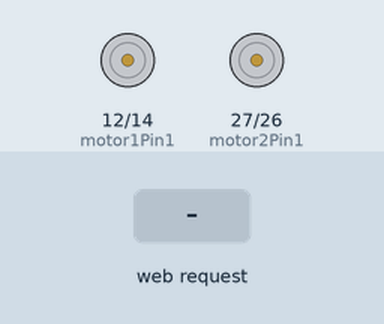
Recording of a sketch running on a simulated ESP32. Shown: motor-driver pin pairs drawn as motors (green arrow = first pin HIGH = forward, orange = second pin HIGH = backward, longer = more drive). The test bench sets the inputs (shaded band). WiFi joins after 1.5 s; servers stay silent unless stated; what the sketch prints to the serial monitor is not drawn.

Above: at 3.2 s.
3.3 s: HTTP request GET /forward received
At 4.4 s:
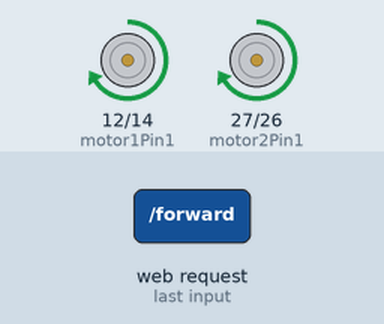
4.8 s: HTTP request GET /backward received
At 5.6 s:
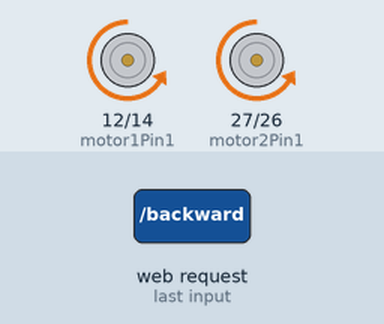
6.3 s: HTTP request GET /left received
At 6.8 s:
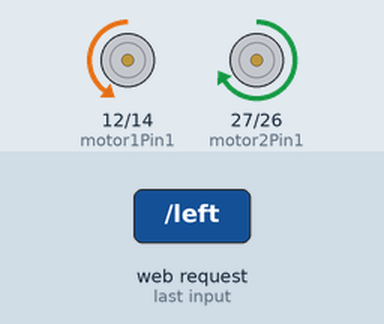
7.8 s: HTTP request GET /right received
At 9.0 s:
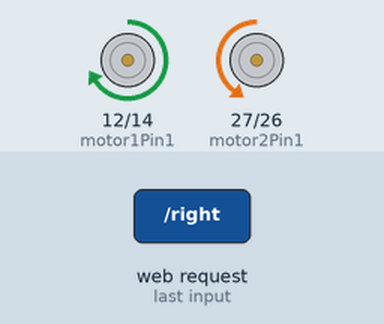
9.3 s: HTTP request GET /backward?value=forward received
At 10.2 s:
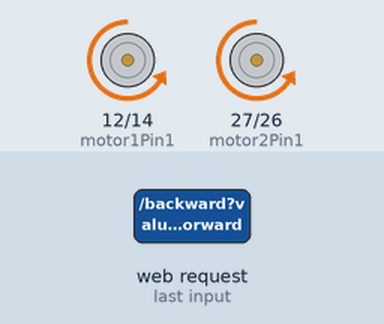
10.8 s: HTTP request GET /left?value=1&action=1&speed=1 received
At 11.3 s:
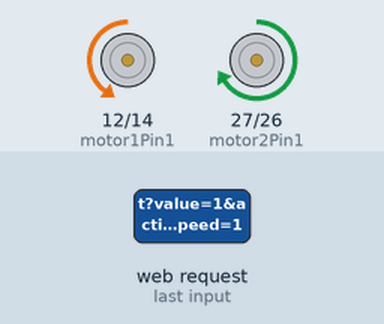
Timing chart, 0 to 13.3 s (numbered marks = the images above; inputs shaded):
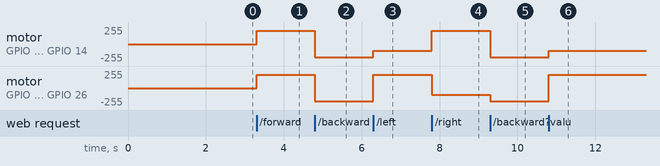

Measured:
- after the input at 3.3 s, motor on GPIO 12 (motor1Pin1) / GPIO 14 (motor1Pin2), motor on GPIO 27 (motor2Pin1) / GPIO 26 (motor2Pin2): stopped → forward 199/255 at once
- after the input at 4.8 s, motor on GPIO 12 (motor1Pin1) / GPIO 14 (motor1Pin2), motor on GPIO 27 (motor2Pin1) / GPIO 26 (motor2Pin2): forward 199/255 → backward 199/255 at once
- after the input at 6.3 s, motor on GPIO 12 (motor1Pin1) / GPIO 14 (motor1Pin2): backward 199/255 → backward 100/255 at once; motor on GPIO 27 (motor2Pin1) / GPIO 26 (motor2Pin2): backward 199/255 → forward 199/255 at once
- after the input at 7.8 s, motor on GPIO 12 (motor1Pin1) / GPIO 14 (motor1Pin2): backward 100/255 → forward 199/255 at once; motor on GPIO 27 (motor2Pin1) / GPIO 26 (motor2Pin2): forward 199/255 → backward 100/255 at once
- after the input at 9.3 s, motor on GPIO 12 (motor1Pin1) / GPIO 14 (motor1Pin2): forward 199/255 → backward 199/255 at once; motor on GPIO 27 (motor2Pin1) / GPIO 26 (motor2Pin2): backward 100/255 → backward 199/255 at once
- after the input at 10.8 s, motor on GPIO 12 (motor1Pin1) / GPIO 14 (motor1Pin2): backward 199/255 → backward 100/255 at once; motor on GPIO 27 (motor2Pin1) / GPIO 26 (motor2Pin2): backward 199/255 → forward 199/255 at once

The sketch:

esp32_cat_follower.ino
```cpp
#include <WiFi.h>
#include <WebServer.h>

// WiFi настройки
const char* ssid = "YOUR_WIFI_SSID";
const char* password = "YOUR_WIFI_PASSWORD";

// Пины для моторов
const int motor1Pin1 = 12; // IN1
const int motor1Pin2 = 14; // IN2
const int motor2Pin1 = 27; // IN3
const int motor2Pin2 = 26; // IN4

// PWM настройки
const int freq = 30000;
const int pwmChannel1 = 0;
const int pwmChannel2 = 1;
const int pwmChannel3 = 2;
const int pwmChannel4 = 3;
const int resolution = 8;

// Веб сервер на порту 80
WebServer server(80);

// Скорость моторов (0-255)
int motorSpeed = 200;

void setup() {
  Serial.begin(115200);

  // Настройка пинов моторов
  pinMode(motor1Pin1, OUTPUT);
  pinMode(motor1Pin2, OUTPUT);
  pinMode(motor2Pin1, OUTPUT);
  pinMode(motor2Pin2, OUTPUT);

  // Настройка PWM
  ledcSetup(pwmChannel1, freq, resolution);
  ledcSetup(pwmChannel2, freq, resolution);
  ledcSetup(pwmChannel3, freq, resolution);
  ledcSetup(pwmChannel4, freq, resolution);

  ledcAttachPin(motor1Pin1, pwmChannel1);
  ledcAttachPin(motor1Pin2, pwmChannel2);
  ledcAttachPin(motor2Pin1, pwmChannel3);
  ledcAttachPin(motor2Pin2, pwmChannel4);

  // Подключение к WiFi
  WiFi.begin(ssid, password);
  Serial.println("Connecting to WiFi...");

  while (WiFi.status() != WL_CONNECTED) {
    delay(1000);
    Serial.print(".");
  }

  Serial.println("\nConnected to WiFi");
  Serial.print("IP Address: ");
  Serial.println(WiFi.localIP());

  // Настройка маршрутов веб-сервера
  server.on("/", handleRoot);
  server.on("/forward", handleForward);
  server.on("/backward", handleBackward);
  server.on("/left", handleLeft);
  server.on("/right", handleRight);
  server.on("/stop", handleStop);
  server.on("/speed", handleSpeed);
  server.on("/command", handleCommand);

  server.begin();
  Serial.println("HTTP server started");

  // Стоп моторов при старте
  stopMotors();
}

void loop() {
  server.handleClient();
}

// Функции управления моторами
void forward() {
  ledcWrite(pwmChannel1, motorSpeed);
  ledcWrite(pwmChannel2, 0);
  ledcWrite(pwmChannel3, motorSpeed);
  ledcWrite(pwmChannel4, 0);
}

void backward() {
  ledcWrite(pwmChannel1, 0);
  ledcWrite(pwmChannel2, motorSpeed);
  ledcWrite(pwmChannel3, 0);
  ledcWrite(pwmChannel4, motorSpeed);
}

void turnLeft() {
  ledcWrite(pwmChannel1, 0);
  ledcWrite(pwmChannel2, motorSpeed/2);
  ledcWrite(pwmChannel3, motorSpeed);
  ledcWrite(pwmChannel4, 0);
}

void turnRight() {
  ledcWrite(pwmChannel1, motorSpeed);
  ledcWrite(pwmChannel2, 0);
  ledcWrite(pwmChannel3, 0);
  ledcWrite(pwmChannel4, motorSpeed/2);
}

void stopMotors() {
  ledcWrite(pwmChannel1, 0);
  ledcWrite(pwmChannel2, 0);
  ledcWrite(pwmChannel3, 0);
  ledcWrite(pwmChannel4, 0);
}

// HTTP обработчики
void handleRoot() {
  String html = "<html><body>";
  html += "<h1>ESP32 Robot Control</h1>";
  html += "<p>IP: " + WiFi.localIP().toString() + "</p>";
  html += "<p>Commands: /forward, /backward, /left, /right, /stop</p>";
  html += "<p>Speed: /speed?value=0-255</p>";
  html += "<p>Direct: /command?action=forward&speed=200</p>";
  html += "</body></html>";
  server.send(200, "text/html", html);
}

void handleForward() {
  forward();
  server.send(200, "text/plain", "Moving forward");
}

void handleBackward() {
  backward();
  server.send(200, "text/plain", "Moving backward");
}

void handleLeft() {
  turnLeft();
  server.send(200, "text/plain", "Turning left");
}

void handleRight() {
  turnRight();
  server.send(200, "text/plain", "Turning right");
}

void handleStop() {
  stopMotors();
  server.send(200, "text/plain", "Stopped");
}

void handleSpeed() {
  if (server.hasArg("value")) {
    motorSpeed = server.arg("value").toInt();
    motorSpeed = constrain(motorSpeed, 0, 255);
    server.send(200, "text/plain", "Speed set to: " + String(motorSpeed));
  } else {
    server.send(400, "text/plain", "Missing speed value");
  }
}

// Универсальный обработчик команд для Python
void handleCommand() {
  String response = "{";

  if (server.hasArg("action")) {
    String action = server.arg("action");

    if (server.hasArg("speed")) {
      motorSpeed = server.arg("speed").toInt();
      motorSpeed = constrain(motorSpeed, 0, 255);
    }

    if (action == "forward") {
      forward();
      response += "\"status\":\"ok\",\"action\":\"forward\"";
    } else if (action == "backward") {
      backward();
      response += "\"status\":\"ok\",\"action\":\"backward\"";
    } else if (action == "left") {
      turnLeft();
      response += "\"status\":\"ok\",\"action\":\"left\"";
    } else if (action == "right") {
      turnRight();
      response += "\"status\":\"ok\",\"action\":\"right\"";
    } else if (action == "stop") {
      stopMotors();
      response += "\"status\":\"ok\",\"action\":\"stop\"";
    } else {
      response += "\"status\":\"error\",\"message\":\"Unknown action\"";
    }
  } else {
    response += "\"status\":\"error\",\"message\":\"No action specified\"";
  }

  response += ",\"speed\":" + String(motorSpeed);
  response += "}";

  server.send(200, "application/json", response);
}
```
